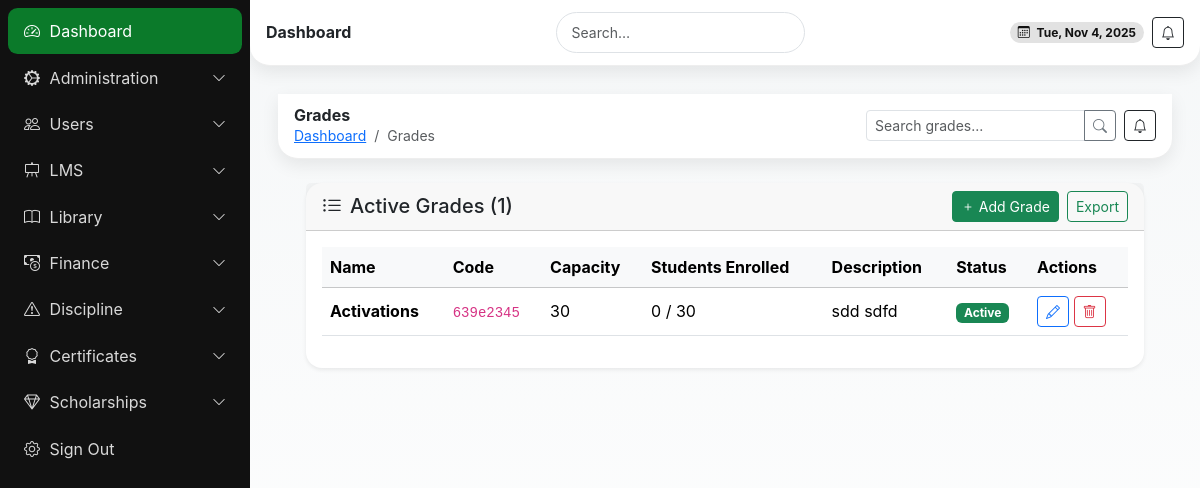
/school-grade/ (signed in), run on an earlier commit of the app's database.
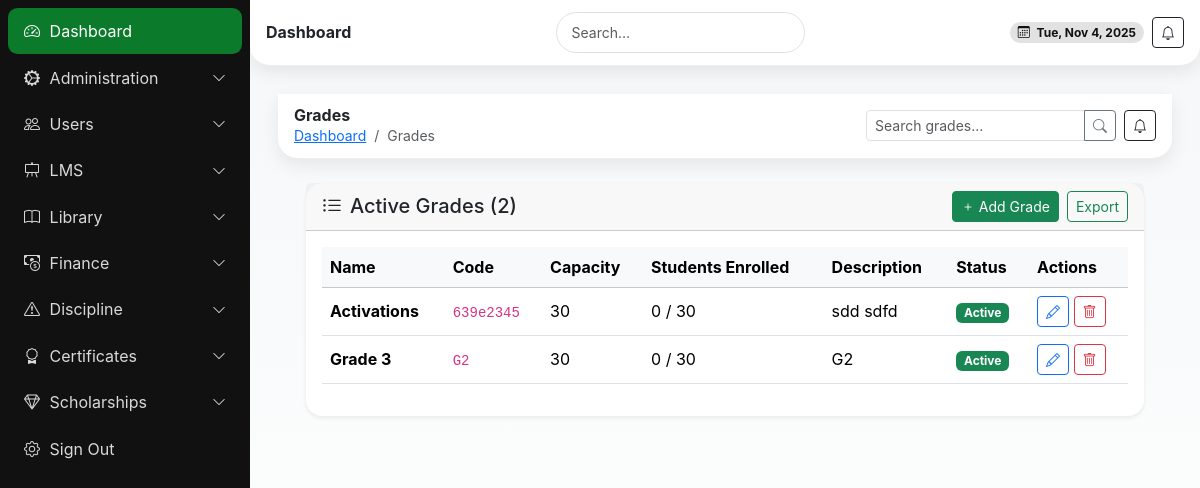
And on a later commit of the database.
### school/models.py (models this page shows, shortened)
class Grade(models.Model):
    name = models.CharField(max_length=50)
    school = models.ForeignKey(School, on_delete=models.CASCADE, related_name='grades')
    description = models.TextField(blank=True)
    code = models.CharField(max_length=50, db_index=True)
    capacity = models.PositiveIntegerField(default=30)  # Default capacity
    created_at = models.DateTimeField(auto_now_add=True)
    is_active = models.BooleanField(default=True)
    class Meta:
        unique_together = ['school', 'code']

### school/views.py (the view)
# urls.py: path("school-grade/", views.school_grades, name="school-grades"),
@login_required
def school_grades(request):
    print("Accessing grades view as user:", request.user)  # Keep for console
    logger.info(f"Accessing grades view as user: {request.user.email} (ID: {request.user.id})")
    try:
        school = request.user.school_admin_profile
        logger.info(f"User's school: {school.name} (ID: {school.id})")
        print("User's school:", school.name)  # Keep for console
    except AttributeError as e:
        logger.warning(f"Permission denied for user {request.user.email}: {e}")
        messages.error(request, f"You do not have permission to access this page. (User: {request.user.email})")
        return redirect('school:dashboard')
    form = GradeForm(school=school)
    query = request.GET.get('q', '')
    grades = Grade.objects.filter(school=school, is_active=True)
    if query:
        grades = grades.filter(Q(name__icontains=query) | Q(code__icontains=query))
    context = {
        'grades': grades,
        'form': form,
        'school': school,
        'query': query,
    }
    return render(request, "school/grade.html", context)

### userauths/models.py (called while the page is built)
    def __str__(self):
        return self.email

### templates/school/grade.html (shortened to what this page needs)
{% extends 'school/base.html' %}
{% block content %}
  <header class="header d-flex align-items-center justify-content-between">
    <div class="d-flex align-items-center gap-2">
      <div>
        <h6 class="m-0 fw-bold">Grades</h6>
        <nav aria-label="breadcrumb" class="small">
          <ol class="breadcrumb mb-0">
            <li class="breadcrumb-item"><a href="{% url 'school:dashboard' %}">Dashboard</a></li>
            <li class="breadcrumb-item active" aria-current="page">Grades</li>
          </ol>
        </nav>
      </div>
    </div>
    <div class="d-flex align-items-center gap-2">
      <form method="get" class="d-inline">
        <div class="input-group input-group-sm" style="width: 250px;">
          <input type="text" name="q" class="form-control" placeholder="Search grades..." value="{{ query }}">
          <button class="btn btn-outline-secondary" type="submit"><i class="bi bi-search"></i></button>
        </div>
      </form>
      <button class="btn btn-sm btn-outline-dark"><i class="bi bi-bell"></i></button>
    </div>
  </header>
  <section class="content container-fluid py-4">
    <div class="card shadow-sm border-0 rounded-4">
      <div class="card-header d-flex justify-content-between align-items-center">
        <h5 class="mb-0"><i class="bi bi-list-ul me-2"></i>Active Grades ({{ grades.count }})</h5>
        <div class="d-flex gap-2">
          <button class="btn btn-sm btn-success" data-bs-toggle="modal" data-bs-target="#gradeModal" data-mode="create">
            <i class="bi bi-plus"></i> Add Grade
          </button>
          <a href="#" class="btn btn-sm btn-outline-success" data-bs-toggle="modal" data-bs-target="#exportModal">Export</a>
        </div>
      </div>
      <div class="card-body">
        <div class="table-responsive">
          <table class="table table-hover align-middle">
            <thead class="table-light">
              <tr>
                <th>Name</th>
                <th>Code</th>
                <th>Capacity</th>
                <th>Students Enrolled</th>
                <th>Description</th>
                <th>Status</th>
                <th>Actions</th>
              </tr>
            </thead>
            <tbody>
              {% for grade in grades %}
              <tr>
                <td><strong>{{ grade.name }}</strong></td>
                <td><code>{{ grade.code }}</code></td>
                <td>{{ grade.capacity }}</td>
                <td>
                  {% with grade.students.count as enrolled %}
                    {{ enrolled }} / {{ grade.capacity }}
                  {% endwith %}
                </td>
                <td>{{ grade.description|truncatewords:10 }}</td>
                <td>
                  {% if grade.is_active %}
                    <span class="badge bg-success">Active</span>
                  {% else %}
                    <span class="badge bg-secondary">Inactive</span>
                  {% endif %}
                </td>
                <td>
                  <button class="btn btn-sm btn-outline-primary" data-bs-toggle="modal" data-bs-target="#gradeModal" data-mode="edit"
                          data-id="{{ grade.id }}" data-name="{{ grade.name|escapejs }}" data-code="{{ grade.code|escapejs }}"
                          data-description="{{ grade.description|escapejs }}" data-capacity="{{ grade.capacity }}"
                          data-is_active="{% if grade.is_active %}true{% else %}false{% endif %}">
                    <i class="bi bi-pencil"></i>
                  </button>
                  <button class="btn btn-sm btn-outline-danger" data-bs-toggle="modal" data-bs-target="#deleteModal"
                          data-id="{{ grade.id }}" data-name="{{ grade.name|escapejs }}">
                    <i class="bi bi-trash"></i>
                  </button>
                </td>
              </tr>
              {% empty %}
              <tr><td colspan="7" class="text-center text-muted py-4">No grades found. Create one above.</td></tr>
              {% endfor %}
            </tbody>
          </table>
        </div>
      </div>
    </div>
  </section>
{% endblock %}

What changed in the data, as far as the page shows it:
added Grade: name "Grade 3", code "G2", capacity "30", students.count "0", description "G2", is_active "Active"
Also different on the page:
{{ grades.count }}: "1" → "2"
